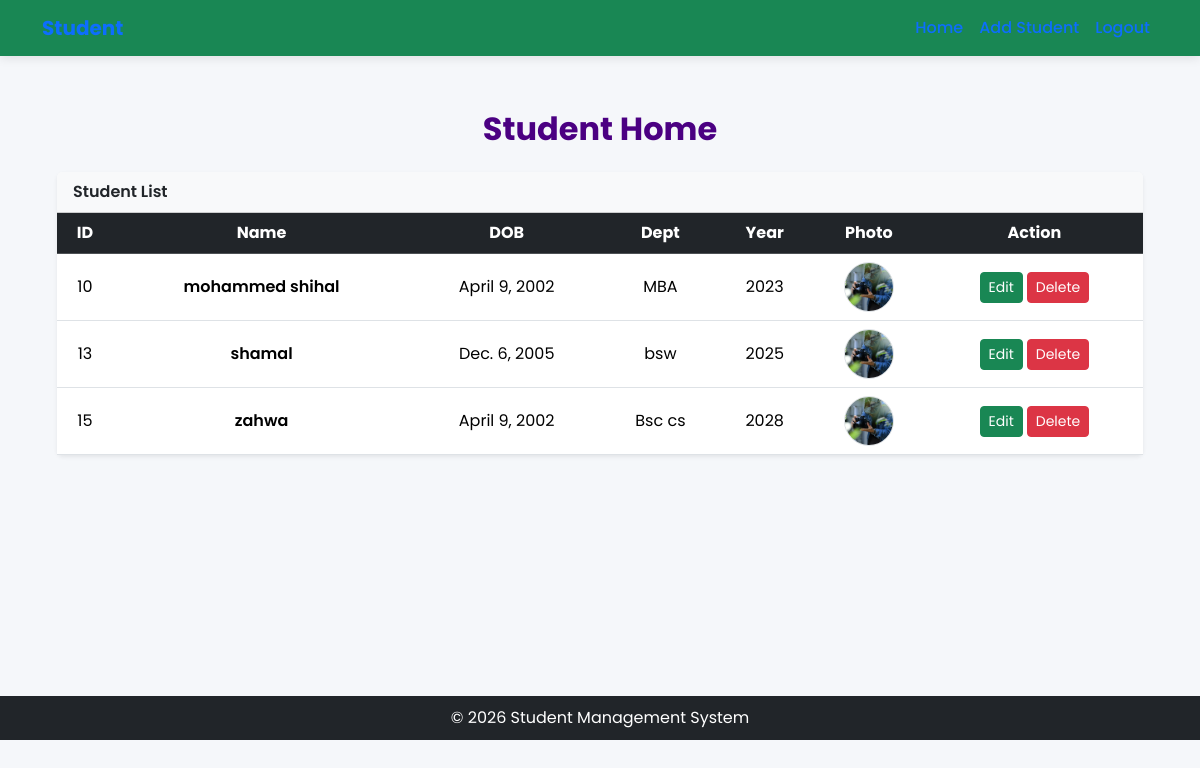
Screenshot of /student/shome with the database file from the repository.
### student/models.py (models this page shows, shortened)
class student (models.Model):
    name=models.CharField(max_length=100)
    dob=models.DateField()
    dept=models.CharField(max_length=100)
    year=models.IntegerField()
    photo=models.ImageField(upload_to="student_photo/")

### student/views.py (the view)
# urls.py: path('shome',studenthomeview.as_view(),name='shome'),
class studenthomeview(View):
    def get(self, request):
        data = student.objects.all()
        return render(request, "studenthome.html", {"data": data})

### student/templates/studenthome.html (shortened to what this page needs)
{% extends 'base.html' %}
{% block base %}
<div class="container-fluid py-4" style="min-height:70vh">
    <h2 class="text-center mb-4 fw-bold" style="color:indigo;">
        Student Home
    </h2>
    {% if data %}
    <div class="card shadow-sm border-0">
        <div class="card-header bg-light fw-semibold">
            Student List
        </div>
        <div class="table-responsive">
            <table class="table table-hover align-middle text-center mb-0">
                <thead class="table-dark">
                    <tr>
                        <th>ID</th>
                        <th>Name</th>
                        <th>DOB</th>
                        <th>Dept</th>
                        <th>Year</th>
                        <th>Photo</th>
                        <th>Action</th>
                    </tr>
                </thead>
                <tbody>
                    {% for i in data %}
                    <tr>
                        <td>{{ i.id }}</td>
                        <td class="fw-semibold">
                            {{ i.name }}
                        </td>
                        <td class="text-nowrap">
                            {{ i.dob }}
                        </td>
                        <td>{{ i.dept }}</td>
                        <td>{{ i.year }}</td>
                        <td>
                            {% if i.photo %}
                                <img src="{{ i.photo.url }}"
                                     class="rounded-circle border"
                                     style="width:50px;height:50px;object-fit:cover;">
                            {% else %}
                                <small class="text-muted">No Photo</small>
                            {% endif %}
                        </td>
                        <td>
                            <div class="d-flex flex-column flex-md-row gap-1 justify-content-center">
                                <a href="{% url 'editstud' i.id %}"
                                   class="btn btn-success btn-sm">
                                    Edit
                                </a>
                                <a href="{% url 'delstud' i.id %}"
                                   class="btn btn-danger btn-sm"
                                   onclick="return confirm('Delete this student?')">
                                    Delete
                                </a>
                            </div>
                        </td>
                    </tr>
                    {% endfor %}
                </tbody>
            </table>
        </div>
    </div>
    {% else %}
        <div class="card shadow-sm border-0 text-center p-5 mt-4">
            <h5 class="text-muted">No Students Added Yet!</h5>
        </div>
    {% endif %}
</div>
{% endblock %}

### student/templates/base.html (style rules this page uses)
body { font-family: 'Poppins', sans-serif; background-color: #f5f7fa; }

### student/templates/studenthome.html (style rules this page uses)
.table td, .table th { vertical-align: middle; }
.table-responsive { overflow-x: auto; }

### rows the page displays
student: id "10", name "mohammed shihal", dob "April 9, 2002", dept "MBA", year "2023", photo (picture)
student: id "13", name "shamal", dob "Dec. 6, 2005", dept "bsw", year "2025", photo (picture)
student: id "15", name "zahwa", dob "April 9, 2002", dept "Bsc cs", year "2028", photo (picture)
